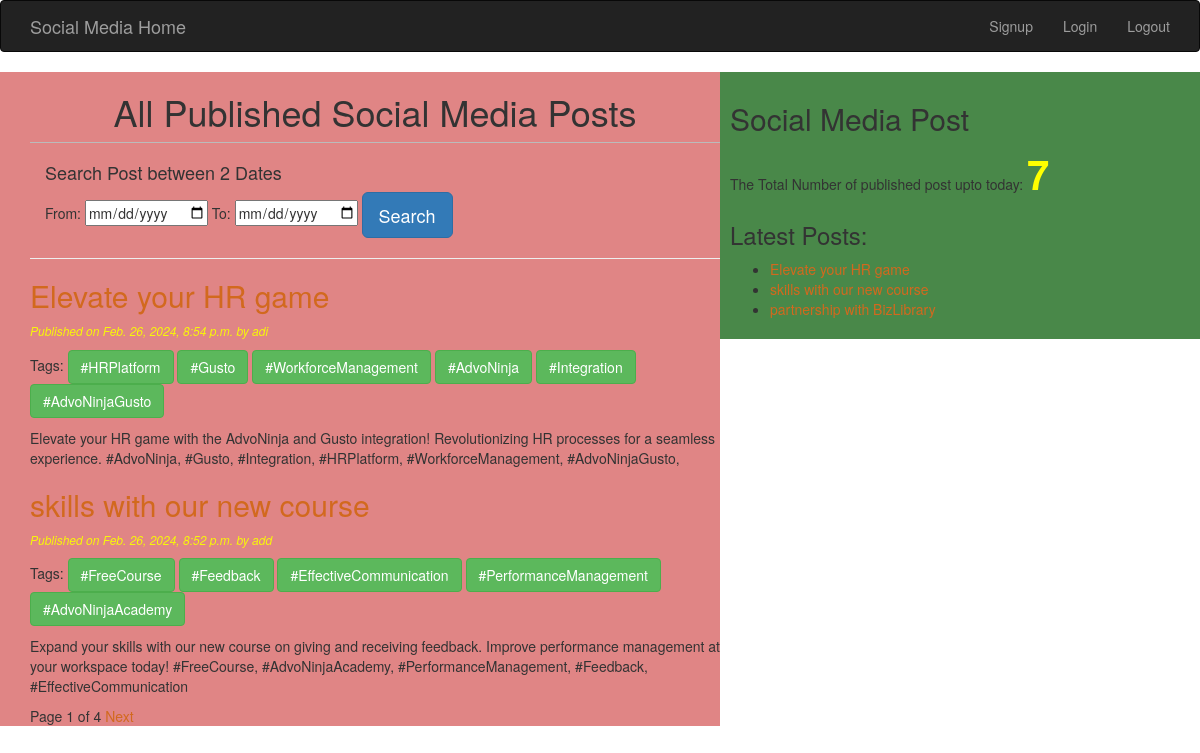
The app's page / (signed in) with its own data.
### blog/models.py (models this page shows, shortened)
class Post(models.Model):
    STATUS_CHOICES = (('draft','Draft'),('published','Published'))
    title = models.CharField(max_length =225)
    slug = models.SlugField(max_length=264, unique_for_date='publish')
    author = models.ForeignKey(User,related_name ='blog_posts',on_delete=models.CASCADE)
    body = models.TextField()
    link_click_count = models.IntegerField(default=0)
    tag_count = models.IntegerField(default=0)
    publish = models.DateTimeField(default=timezone.now)
    created= models.DateTimeField(auto_now_add = True)
    updated = models.DateTimeField(auto_now = True)
    status = models.CharField(max_length= 10, choices=STATUS_CHOICES,default= 'draft')
    objects = CustomManager()
    tags= TaggableManager()
    class Meta:
        ordering = ('-publish',)
    def get_absolute_url(self):
        return reverse('post_detail', args=[self.publish.year,self.publish.strftime('%m'),self.publish.strftime('%d'), self.slug])

### blog/views.py (the view)
# urls.py: path('', views.PostListView),
@login_required
def PostListView(request,tag_slug=None):
    post_list = Post.objects.all()
    tag = None
    if tag_slug:
        tag=get_object_or_404(Tag,slug=tag_slug)
        post_list=post_list.filter(tags__in=[tag])
    paginator = Paginator(post_list,2) #how many page you want
    page_number =request.GET.get('page')
    try:
        post_list=paginator.page(page_number)
    except PageNotAnInteger:
        post_list=paginator.page(1)
    except EmptyPage: #last page
        post_list=paginator.page(paginator.num_pages)
    return render(request,'blog/post_list.html', {'post_list':post_list,'tag':tag})

### blog/models.py (called while the page is built)
    def get_queryset(self):
        return super().get_queryset().filter(status='published')

### blog/templatetags/blog_tags.py (called while the page is built)
@register.simple_tag(name='my_tag')
def total_posts():
    return Post.objects.count()

@register.inclusion_tag('blog/latest_post123.html')
def show_latest_post():
    latest_post = Post.objects.order_by('-publish')[:3]
    return {'latest_post': latest_post} #we are returning context object

### templates/blog/post_list.html (shortened to what this page needs)
<!DOCTYPE html>
{%extends 'blog/base.html'%}
{%block content%}
    <h1>All Published Social Media Posts </h1>
    <div class="container" align="'center">
    <h4>Search Post between 2 Dates</h4>
    <form method="post">
    From: <input type="date" name="fromdate">
    To: <input type="date" name="todate">
    <a href="/search"><input type="submit" class="btn btn-primary btn-lg" value="Search"></a>
    </form>
</div>
    <hr>
    {% for post in post_list%}
        <a href="{{post.get_absolute_url}}"><h2>{{post.title}}</h2></a>
        <p id="date">Published on {{post.publish}} by {{post.author}}</p>
        <p>Tags:
            {%for tag in post.tags.all%}
                <a href="{%url 'post_list_by_tag_name' tag.slug%}" class="btn btn-success">{{tag.name}}</a>
            {%endfor%}
        </p>
        {{post.body| truncatewords:30|linebreaks}}
    {%endfor%}
    {%include 'blog/pagination.html' with page=post_list%}
{%endblock%}

### templates/blog/base.html (shortened to what this page needs)
<!DOCTYPE html>
{% load static %}
{% load blog_tags%}
<html lang="en">
<head>
    <link rel="stylesheet" href="https://cdn.jsdelivr.net/npm/bootstrap@3.4.1/dist/css/bootstrap.min.css">
    <link rel="stylesheet" href="{% static "css/blog.css" %}">
</head>
<body>
    <nav class="navbar navbar-default navbar-inverse">
        <div class="container">
            <div class="navbar-header">
                <a class="navbar-brand" href="/">Social Media Home</a>
            </div>
            <ul class="nav navbar-nav navbar-right">
                <li><a href="/signup">Signup</a></li>
                <li><a href="/accounts/login">Login</a></li>
                <li><a href="/accounts/logout">Logout</a></li>
            </ul>
        </div>
    </nav>
    <div class="content">
        {%block content%}
        {%endblock%}
    </div>
    <div class="sidebar">
        <h2>Social Media Post </h2>
        <p>The Total Number of published post upto today: <span id="pcount"> {%my_tag%}</span></p>
        <h3>Latest Posts:</h3> {%show_latest_post%}
    </div>
</body>
</html>

### templates/blog/pagination.html (shortened to what this page needs)
<div class="paginator">
    <span class="current"> Page {{page.number}} of {{page.paginator.num_pages}}
    </span>
    <span>
        {% if page.has_next%}
        <a href="?page={{page.next_page_number}}">Next</a>
    {%endif%}
    </span>
</div>

### templates/blog/latest_post123.html
<ul>
    {%for post in latest_post%}
    <li>
        <a href="{{post.get_absolute_url}}">{{post.title}}</a>
    </li>
    {%endfor%}
</ul>

### static/css/blog.css (style rules this page uses)
.content { width: 60%; float: left; padding:0 0 0 30px; background: rgb(224, 133, 133); height: 100%; }
.sidebar { width: 40%; float: right; padding: 10px; background: rgb(73, 136, 73); height: 100%; }
h1 { text-align: center; border-bottom: 1px solid #bbb; padding-bottom: 10px; }
#date { color: rgb(247, 247, 9); font-size: 12px; font-style: italic; }
a { color: chocolate; }
#pcount { font-size: 40px; color: yellow; font-weight: bold; }

### records on screen
Post: title "Elevate your HR game", publish "Feb. 26, 2024, 8:54 p.m.", author "adi", body "Elevate your HR game with the AdvoNinja and Gusto integration! Revolutionizing HR processes for a seamless experience. #AdvoNinja, #Gusto, #Integration, #HRPlatform, #WorkforceManagement, #AdvoNinjaGusto,"
Tag: name "#HRPlatform"
Tag: name "#Gusto"
Tag: name "#WorkforceManagement"
Tag: name "#AdvoNinja"
Tag: name "#Integration"
Tag: name "#AdvoNinjaGusto"
Post: title "skills with our new course", publish "Feb. 26, 2024, 8:52 p.m.", author "add", body "Expand your skills with our new course on giving and receiving feedback. Improve performance management at your workspace today! #FreeCourse, #AdvoNinjaAcademy, #PerformanceManagement, #Feedback, #EffectiveCommunication"
Tag: name "#FreeCourse"
Tag: name "#Feedback"
Tag: name "#EffectiveCommunication"
Tag: name "#PerformanceManagement"
Tag: name "#AdvoNinjaAcademy"

### other values on screen
{{ page.number }} "1"
{{ page.paginator.num_pages }} "4"
